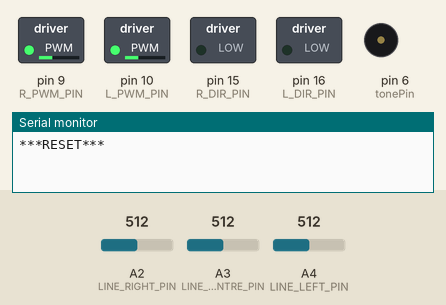
This sketch was run on a simulated Arduino Mega 2560, built with avr-gcc and run on an emulated ATmega2560. Parts: switched loads named in the sketch (green lamp = pin HIGH), buzzer (waves = sounding), the last lines printed to the serial monitor. Inputs (shaded band) come from the test bench; at power-on: A3 (LINE_CENTRE_PIN) = 512, A2 (LINE_RIGHT_PIN) = 512, A4 (LINE_LEFT_PIN) = 512.

Above: at 6.2 s.
6.3 s: A3 (LINE_CENTRE_PIN) set to 900
At 6.51 s:
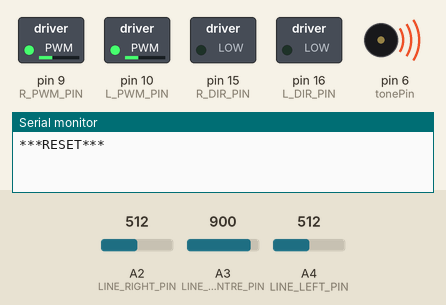
8.2 s: A3 (LINE_CENTRE_PIN) set to 571
10.4 s: A3 (LINE_CENTRE_PIN) set to 546
At 14.0 s:
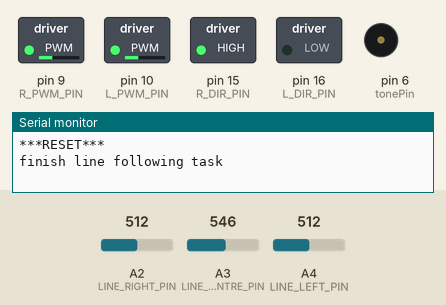
Timing chart, 0 to 15.5 s (numbered marks = the images above; inputs shaded):
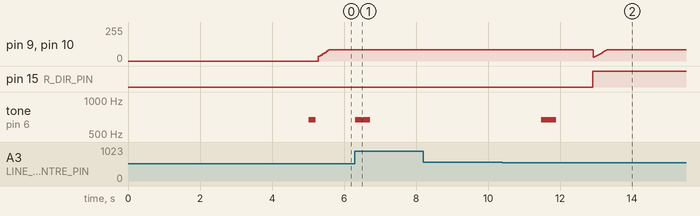

Measured:
- the behaviour switches between 562 and 561 on A3 (LINE_CENTRE_PIN) (found by bisection; images 1 and 2)
- after the input at 6.3 s, tone on pin 6 (tonePin): alternates 666 Hz for 0.20 s and silent for 0.01 s, 4 changes in all, then stays silent, starting at once
- after the input at 8.2 s, every drawn part: stays the same
- after the input at 10.4 s, pin 15 (R_DIR_PIN): LOW → HIGH after 2.5 s; tone on pin 6 (tonePin): alternates 666 Hz for 0.20 s and silent for 0.01 s, 4 changes in all, then stays silent, starting after 1.1 s

The sketch:

new_kine.ino
```cpp
#include "math.h"
#include "Car_go.h"
#include "encoders.h"
#include "pid.h"
#include "lineSensors.h"
#include "kinematics.h"
#include "default_setup.h"


void setup()
{
	//setup the interrupt
	setupEncoder0();
	setupEncoder1();
	setupMotor();

	Serial.begin(9600);

	delay(5000);
	Serial.println("***RESET***");
	last_timestamp1 = micros();
	last_timestamp2 = micros();
	last_count_e0 = count_e0;
	last_count_e1 = count_e1;

}


void loop()
{
  online_conf();
  time_now1 = micros();
  elapsed_time1 = time_now1 - last_timestamp1;
  time_now2 = micros();
  elapsed_time2 = time_now2 - last_timestamp2;

  if (elapsed_time1 > 10000)
  {
    last_timestamp1 = micros();

    count_e0_diff = count_e0 - last_count_e0;
    count_e1_diff = count_e1 - last_count_e1;

    //update the time and the count
    last_count_e0 = count_e0;
    last_count_e1 = count_e1;


    //velocity unit as count/s
    count_velocity_L = 1000000* count_e0_diff /elapsed_time1 ;
    count_velocity_R = 1000000* count_e1_diff /elapsed_time1 ;

    //velocity convert to the mm/s
    //1 count = 0.15mm
    velocity_L = 0.1527 * count_velocity_L;
    velocity_R = 0.1527 * count_velocity_R;

    //The main behavior codes
    use_Kine();//before the action use kinematics
    //Kine.debug();
    //action2();  //action2 for testing the go home function
    action();
    //debug_this();

  }


  //use 2nd micros periodly update the speed demand in PID
  if (elapsed_time2 > 5000)
  {
    last_timestamp2 = micros();

    //use_Kine();

    use_PID_speed(L_power*24,R_power*24);

    use_PID_SPlock();

    car_motor(L_motor_in,R_motor_in);
  }

}


void debug_this()
{
  /*
  Serial.println();
  Serial.print("Sensor Reading:    ");
  Serial.print(Cali_left);
  Serial.print(",");
  Serial.print(Cali_centre);
  Serial.print(",");
  Serial.print(Cali_right);
  Serial.println();

  Serial.print("Measure:    ");
  Serial.print(Measure);
  Serial.println();

  Serial.print("online_confidence:    ");
  Serial.print(online_confidence);
  Serial.println();

  //Serial.print("speed (count/s):    ");
  Serial.print(count_velocity_L);
  Serial.print(",");
  Serial.print(count_velocity_R);
  Serial.println();


  Serial.print("X Y theta:    ");
  Serial.print(x_coordinate);
  Serial.print(",");
  Serial.print(y_coordinate);
  Serial.print(",");
  Serial.print(theta_coordinate);
  Serial.println();
 */
}


void action()
{
    switch (behavior)
  {
  case 1:
    if(line_left.Cali_time&&line_centre.Cali_time&&line_right.Cali_time)
    {
      beep(1);
      behavior ++;
    }
    break;

  case 2:
     if(online)
    {
      beep(2);
      behavior ++;
    }
    else
    {
    find_line();
    }
    break;

  case 3:
    if(online)
    {
      MBangbang_pid();
      online_check();
    }
    else
    {
      L_power = 0;
      R_power = 0;
      behavior ++;
    }
    break;

  case 4:
    L_power = 0;
    R_power = 0;
    L_motor_in = 0;
    R_motor_in = 0;
    left_PID.reset();
    right_PID.reset();
    heading_PID.reset();
    SPlock_PID.reset();
    Serial.print("finish line following task");
    beep(2);
    behavior ++;
    break;

  case 5:
    //car_move(0);
    delay(1000);
    behavior ++;

  case 6:
    Go_back();
    break;

  default:
    break;
  }

}


int case_1, case_2, case_3, case_4 = 0;

void action2()
{
  switch (behavior)
  {
  case 1:
  {
    //car_motor(20, 20);
    brake = 0;
    L_power = 20;
    R_power = 20;
    case_1 ++;
    if(case_1>500)
    {
      brake = 1;
      behavior ++;
    }
  }
    break;

  case 2:
  {
    //car_motor(20, -20);
    brake = 0;
    L_power = -25;
    R_power = 25;
    case_2 ++;
    if(case_2 > 150)//300
    {
      brake = 1;
      behavior ++;
    }
  }
    break;

  case 3:
  {
    //car_motor(20, 20);
    brake = 0;
    L_power = 20;
    R_power = 20;
    case_3 ++;
    if (case_3 > 200)
    {
      brake = 1;
      behavior ++;
    }
  }
    break;

  case 4:
  {
    //car_motor(0,0);
    brake = 1;
    L_power = 0;
    R_power = 0;
    case_4++;
    if(case_4>100)
    {
      behavior ++;
    }
  }
    break;

  case 5:
  {
    brake = 0;
    behavior++;
  }
    break;

  case 6:
  {
    Go_back();
  }
    break;

  default:
    break;
  }

}


void find_line()
{
  //if( (Cali_centre > black_threshold) ) //possible change to belief
  if ( (Cali_centre > black_threshold))
  {
    //car_motor(0,0);
    L_power = 0;
    R_power = 0;
    online = 1;
  }
  else
  {
    //car_motor(speed_1,speed_1);
    L_power = speed_1;
    R_power = speed_1;
  }
}


void online_check()
{
  off_white = ((Cali_left < 50)&&(Cali_centre < 50)&&(Cali_left < 50))? 1:0;
  //off_white = ((likeli_left < 0.3)&&(likeli_centre < 0.3)&&(likeli_right < 0.3))? 1:0;
  //Serial.println(off_white);
  if(off_white)
  {
    offline_time ++;
  }

  if(offline_time > 100 )
  {
    online = 0;
  }
}

void MBangbang_pid()
{
  bool centre_only =  ( (likeli_centre >= 0.7) || ( (online_confidence < 0.15)&&(online_confidence > -0.15) ) )? 1:0 ;
  //bool all_black = ( (Cali_left > 300)&&(Cali_right > 300)&&(Cali_centre > 300) )? 1:0 ;
  //bool centre_only = (Cali_centre > black_threshold)? 1:0 ;

  if(off_white)
  {
      //car_move(low_speed);
      L_power = low_speed;
      R_power = low_speed;
    }
    else
    {
    if(centre_only)
    {
      //car_move(speed_1);
      L_power = speed_1;
      R_power = speed_1;
      online = 1;
      offline_time = 0;
      heading_PID.reset();
    }
    else
    {
      use_PID_heading();
    }
  }

}


bool get_final_Kine = 1;

void Go_back()
{
  go_home = 1;

  switch (goback_behavior)
  {
  case 1:
  {
    //get the final theta of the robot when plan to go back only one time
    if(get_final_Kine)
    {
      left_PID.reset();
      right_PID.reset();
      float location_angular = atan2(x_coordinate,y_coordinate);
      demand_orientation = (PI - location_angular) + 0.5*PI;
      if(y_coordinate< 0)
      {
        demand_orientation = demand_orientation* 0.9832;
      }
      else
      {
        demand_orientation = demand_orientation* 0.9748;
      }
      //Serial.println(demand_orientation);
      //demand_orientation = (demand_orientation < theta_coordinate)? (demand_orientation + 2*PI):(demand_orientation); //turn clockwise
      get_final_Kine = 0;
    }

    use_PID_angular(demand_orientation, theta_coordinate);

    orientation_correct =  ( (Kine.theta_globle>=demand_orientation*0.99) && (Kine.theta_globle<=demand_orientation*1.01) ) ? 1:0;
    //||( (Kine.theta_globle>=(demand_orientation*0.99-2*PI)) && (Kine.theta_globle<=(demand_orientation*1.01-2*PI)) )  )? 1:0;

    if(orientation_correct)
    {
      brake = 1;
      goback_behavior ++;
      get_final_Kine = 1;
    }

  }
  break;

  case 2:
  {
    delay(1000);
    goback_behavior ++;
  }

  case 3:
  {
    //after adjust the final orientation, get final Kine again to acquire a final_x & y
    if(get_final_Kine)
    {
      float location_distance = sqrt( sq( x_coordinate ) + sq( y_coordinate) );
      demand_distance = location_distance;
      Kine.reset();//reset the x_globle, y_globle & theta_globle
      get_final_Kine = 0;
      brake = 0;
      use_Kine();//reuse the Kine extra one time just at here!!
    }

    //use_Kine();//if this one can not use?? because the update rate? possible!
    float location_now = sqrt( sq( x_coordinate ) + sq( y_coordinate ) );

    use_PID_location(demand_distance,location_now);
    location_correct = ( (location_now>=demand_distance*0.9825) && (location_now<=demand_distance*0.990) )? 1:0;

    if(location_correct)
    {
      brake = 1;
      Kine.reset();
      goback_behavior ++;
    }

  }
   break;

  case 4:
  {
    beep(2);
    goback_behavior ++;
  }
    break;

  default:
    break;
 }

}
```

Car_go.h
```cpp
#define L_PWM_PIN 10
#define L_DIR_PIN 16
#define R_PWM_PIN  9
#define R_DIR_PIN 15
#define FWD LOW
#define BWD HIGH
#define tonePin 6

void setupMotor()
{
  pinMode(L_PWM_PIN, OUTPUT);
  pinMode(L_DIR_PIN, OUTPUT);
  pinMode(R_PWM_PIN, OUTPUT);
  pinMode(R_DIR_PIN, OUTPUT);
}

void car_move(float power_in)
{
  if (power_in >= 0)
  {
    digitalWrite(L_DIR_PIN, FWD);
    digitalWrite(R_DIR_PIN, FWD);

    analogWrite(L_PWM_PIN, power_in);
    analogWrite(R_PWM_PIN, power_in);

  }
  else
  {
    digitalWrite(L_DIR_PIN, BWD);
    digitalWrite(R_DIR_PIN, BWD);

    power_in = -power_in;
    analogWrite(L_PWM_PIN, power_in);
    analogWrite(R_PWM_PIN, power_in);

  }
}

void car_wheel(float power_in)
{
  if (power_in >= 0)
  {
    //turn left once power >= 0
    digitalWrite(L_DIR_PIN, BWD);
    digitalWrite(R_DIR_PIN, FWD);

    analogWrite(L_PWM_PIN, power_in);
    analogWrite(R_PWM_PIN, power_in);
  }
  else
  {
    digitalWrite(L_DIR_PIN, FWD);
    digitalWrite(R_DIR_PIN, BWD);

    power_in = -power_in;
    analogWrite(L_PWM_PIN, power_in);
    analogWrite(R_PWM_PIN, power_in);
  }
}


void car_motor(float left_power, float right_power)
{
  if (left_power >= 0)
  {
    digitalWrite(L_DIR_PIN, FWD);
    analogWrite(L_PWM_PIN, left_power);
  }
  else
  {
    left_power = -left_power;
    digitalWrite(L_DIR_PIN, BWD);
    analogWrite(L_PWM_PIN, left_power);
  }

  if (right_power >= 0)
  {
    digitalWrite(R_DIR_PIN, FWD);
    analogWrite(R_PWM_PIN, right_power);
  }
  else
  {
    right_power = -right_power;
    digitalWrite(R_DIR_PIN, BWD);
    analogWrite(R_PWM_PIN, right_power);
  }

}

void beep(int beep_time)
{
  for(int i=0;i<beep_time;i++)
  {
    tone(tonePin, 666);
    delay(200);
    noTone(tonePin);
    delay(10);
  }
}
```

default_setup.h
```cpp
#include "variables.h" //all variables in this head file

//for the PID controller

//gain for the left wheel PID
float Kp_left = 1.5;
float Ki_left = 0.05;
//float Ki_left = 0.01;
float Kd_left = -0.02;

//gain for the right wheel PID
float Kp_right = 1.5;
float Ki_right = 0.05;
//float Ki_right = 0.01;
float Kd_right = -0.02;

//gain for heading PID
float Kp_heading = 0.6;
float Ki_heading = 0.06;
//float Ki_heading = 0.1;
float Kd_heading = -0.02;

//gain for angular PID
float Kp_angular = 1;
float Ki_angular = 0.01;
float Kd_angular = -0.02;

//gain for location PID
//float Kp_location = 0.5*0.1;
float Kp_location = 0.2*0.1;
float Ki_location = 0.0002*0.1;
float Kd_location = -0.02*0.1;

//gain for speed_lock PID
float Kp_SPlock = 0.8;
//float Ki_SPlock = 0.001;
//float Ki_SPlock = 0.1;
float Ki_SPlock = 0.08;
float Kd_SPlock = -0.8;


PID left_PID(Kp_left, Ki_left, Kd_left); // controller for left wheel
PID right_PID(Kp_right, Ki_right, Kd_right); // controller for left wheel
PID heading_PID(Kp_heading, Ki_heading, Kd_heading); // heading control
PID angular_PID(Kp_angular, Ki_angular, Kd_angular); //angular control
PID location_PID(Kp_location, Ki_location, Kd_location);//location control
PID SPlock_PID(Kp_SPlock, Ki_SPlock, Kd_SPlock);//speed lock to make left velocity equals to the right velocity

//LineSensor
#define LINE_LEFT_PIN A4 //Pin for the left line sensor
#define LINE_CENTRE_PIN A3 //Pin for the centre line sensor
#define LINE_RIGHT_PIN A2 //Pin for the right line sensor

LineSensor line_left(LINE_LEFT_PIN); //Create a line sensor object for the left sensor
LineSensor line_centre(LINE_CENTRE_PIN); //Create a line sensor object for the centre sensor
LineSensor line_right(LINE_RIGHT_PIN); //Create a line sensor object for the right sensor

//Use kinematics
Kinematics Kine;


void use_PID_speed(float demand_velocity_L, float demand_velocity_R)
{
	//float demand_velocity_L, demand_velocity_R = 800;
	//    output_signal <----PID-- demand, measurement
  left_PID.setMax(2000);
  right_PID.setMax(2000);
  float output_L = left_PID.update(demand_velocity_L, count_velocity_L);
  float output_R = right_PID.update(demand_velocity_R, count_velocity_R);

  if(brake)
  {
      left_PID.reset();
      right_PID.reset();
      L_power = 0;
      R_power = 0;
      output_L = 0;
      output_R = 0;
  }

    L_motor_in = output_L/24;
    R_motor_in = output_R/24;
//    Serial.print("Motor power input:");
//    Serial.print(L_motor_in);
//    Serial.print(",");
//    Serial.print(R_motor_in);
//    Serial.println();
}


void use_PID_SPlock()
{
  SPlock_PID.setMax(10);
  float abs_SP_L = abs(count_velocity_L);
  float abs_SP_R = abs(count_velocity_R);
  float output_SPlock = SPlock_PID.update(abs_SP_L,abs_SP_R);
  float SPlock_error = SPlock_PID.error;
  float SPlock_safe = 15;
  //SPlock_PID.setDebug(1);
  //Serial.println(output_SPlock);
  //Serial.println(SPlock_PID.error);

  if(abs(SPlock_error) < SPlock_safe)
  {
  if(L_motor_in >= 0)
    {
      L_motor_in = L_motor_in - 0.5*output_SPlock;
    }
    else
    {
      L_motor_in = L_motor_in + 0.5*output_SPlock;
    }

    if(R_power >= 0)
    {
      R_motor_in = R_motor_in + 0.5*output_SPlock;
    }
    else
    {
      R_motor_in = R_motor_in - 0.5*output_SPlock;
    }
  }

  if(brake == 1)
  {
    L_power = 0;
    R_power = 0;
    L_motor_in = 0;
    R_motor_in = 0;
    heading_PID.reset();
    left_PID.reset();
    right_PID.reset();
    SPlock_PID.reset();
  }
}


void use_PID_heading()
{
  //heading_PID.setDebug(1);
	//float output_heading = heading_PID.update(0, Measure);
  heading_PID.setMax(2);
  float output_heading = heading_PID.update(0, online_confidence);
  float heading_power = output_heading * wheel_power;//wheel function require *wheel power

  L_power = heading_power;
  R_power = -heading_power;
}


void use_PID_angular(float target_theta, float theta_now)
{
  angular_PID.setMax(0.8*PI);
  float output_angular = angular_PID.update(target_theta, theta_now);
  float angular_power = output_angular * orientation_power / PI; //wheel function require *wheel power

  if(abs(angular_power)< 12.5)
  {
    if(angular_power < 0)
    {
      angular_power = -12.5;
    }
    else
    {
      angular_power = 12.5;
    }

  }
  L_power = angular_power;
  R_power = -angular_power;
//  Serial.print(target_theta);
//  Serial.print(",");
//  Serial.print(theta_now);
//  Serial.print(",");
//  Serial.println(angular_power);

}


void use_PID_location(float target_location, float location_now)
{
  location_PID.setMax(speed_2);
  float output_location = location_PID.update(target_location, location_now);

  if(output_location<15)
  {
    output_location = 15;
  }

  L_power = output_location;
  R_power = output_location;
//    Serial.print("speed (count/s):");
  //  Serial.print(L_power);
  //  Serial.print(",");
  //  Serial.print(R_power);
  //  Serial.println();
//    Serial.print("demand_distance:");
//    Serial.println(demand_distance);
}


void use_Kine()
{
    Kine.update_kine(count_e0_diff, count_e1_diff);

    //consider if require the average of several values
    x_coordinate = Kine.x_globle;
    y_coordinate = Kine.y_globle;
    theta_coordinate = Kine.theta_globle;

//    Serial.print(x_coordinate);
//    Serial.print(",");
//    Serial.print(y_coordinate);
//    Serial.print(",");
//    Serial.println(theta_coordinate);
}

float convert(float content)
{
  if(content < 0)
  {
    content = 0.0;
  }

  return content;
}


float wipe_nan(float content)
{
  if(isnan(content))
  {
    content = 0.0;
  }
  return content;
}


void online_conf()
{
  Cali_left = line_left.readCalibrated();
  Cali_centre = line_centre.readCalibrated();
  Cali_right = line_right.readCalibrated();

  Cali_sum = convert(Cali_left) + convert(Cali_centre) + convert(Cali_right);

  likeli_left = convert(Cali_left) / Cali_sum;
  likeli_centre = convert(Cali_centre) / Cali_sum;
  likeli_right = convert(Cali_right) / Cali_sum;

  likeli_left = wipe_nan(likeli_left);
  likeli_centre = wipe_nan(likeli_centre);
  likeli_right = wipe_nan(likeli_right);

  Measure = likeli_left - likeli_right;

  measure[sample] = Measure;
  for(int i = 0; i <= sample-1; i++)
  {
    measure[i] = measure[i+1];
  }
  measure[sample] = 0;

  for(int i = 0; i <= sample-1; i++)
  {
    Measure_sum += measure[i];
  }

  online_confidence = Measure_sum / sample;
  Measure_sum = 0.0;
  //Serial.println(online_confidence);

}
```

lineSensors.h
```cpp
#ifndef _Line_follow_h
#define _Line_follow_h

//Number of readings to take for calibration
const int NUM_CALIBRATIONS = 50;


class LineSensor
{
  public:

    // Required function, class Constructor:
    // Saves the pin passed in as argument and sets to input
    LineSensor(int line_pin) {
      pin = line_pin;
      pinMode(pin, INPUT);
    }

    // Suggested functions.
    float calibrate();       //Calibrate
    float readRaw();         //Return the uncalibrated value from the sensor
    float readCalibrated();  //Return the calibrated value from the sensor
    volatile int Cali_time = 0;

    // You may wish to add other functions!
    // ...

  private:

    int pin;
    float error,avg_error;
    float Rawvalue_sum;
    float calibrated_value;
    float Raw_value;


    /*
     * Add any variables needed for calibration here
     */

};


// Returns unmodified reading.
float LineSensor::readRaw()
{
  float reading = analogRead(pin);
  if(isnan(reading))
  {
    reading = 0.0;
   }
   //Serial.println(reading);
  return reading;
}

// Write this function to measure any
// systematic error in your sensor and
// set some bias values.
float LineSensor::calibrate()
{
  int i;
  Rawvalue_sum = 0;
  error = 0;

    for(i=0;i<NUM_CALIBRATIONS;i++)
    {
      Rawvalue_sum += readRaw();
    }

  error = Rawvalue_sum/NUM_CALIBRATIONS;

  return error;

}


// Use the above bias values to return a
// compensated ("corrected") sensor reading.
float LineSensor::readCalibrated()
{
  if(Cali_time == 0)
  {
    avg_error = calibrate();
    Cali_time = 1;
  }
  calibrated_value =0;
  calibrated_value = readRaw() - avg_error;
  //Serial.println(calibrated_value);
  return calibrated_value;
}


#endif
```

Source omitted: encoders.h (8133 bytes), kinematics.h (4167 bytes), pid.h (5811 bytes), variables.h (1209 bytes)
